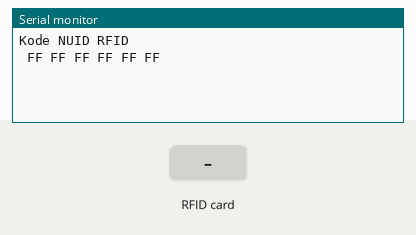
Simulated run of this sketch. Board: Arduino Uno, built with avr-gcc and run on an emulated ATmega328P. Parts: the last lines printed to the serial monitor. Inputs (shaded band) come from the test bench.

Above: at 1.2 s.
1.3 s: RFID card 5E 7A 19 C4 held to the reader
At 2.3 s:
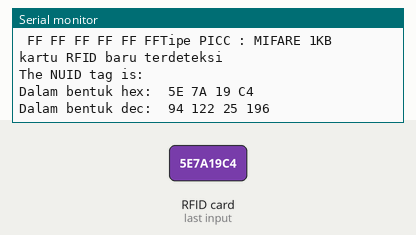
2.8 s: RFID card 5E 7A 19 C4 held to the reader
At 4.2 s:
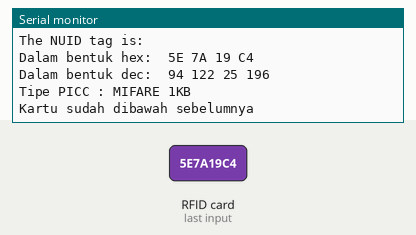

Measured:
- after the input at 1.3 s, the serial monitor: prints a new line at once (image 1)
- after the input at 2.8 s, the serial monitor: prints a new line at once (image 2)

The sketch:

RFID.ino
```cpp
/*
 * MFRC522 - Library to use ARDUINO RFID MODULE KIT 13.56 MHZ WITH TAGS SPI W AND R BY COOQROBOT.
 * The library file MFRC522.h has a wealth of useful info. Please read it.
 * The functions are documented in MFRC522.cpp.
 *
 * Based on code Dr.Leong   ( WWW.B2CQSHOP.COM )
 * Created by Miguel Balboa (circuitito.com), Jan, 2012.
 * Rewritten by Søren Thing Andersen (access.thing.dk), fall of 2013 (Translation to English, refactored, comments, anti collision, cascade levels.)
 * Released into the public domain.
 *
 * Sample program showing how to read data from a PICC using a MFRC522 reader on the Arduino SPI interface.
 *----------------------------------------------------------------------------- empty_skull
 * Aggiunti pin per arduino Mega
 * add pin configuration for arduino mega
 * http://mac86project.altervista.org/
 ----------------------------------------------------------------------------- Nicola Coppola
 * Pin layout should be as follows:
 * Signal     Pin              Pin               Pin
 *            Arduino Uno      Arduino Mega      MFRC522 board
 * ------------------------------------------------------------
 * Reset      9                5                 RST
 * SPI SS     10               53                SDA
 * SPI MOSI   11               51                MOSI
 * SPI MISO   12               50                MISO
 * SPI SCK    13               52                SCK
 *
 * The reader can be found on eBay for around 5 dollars. Search for "mf-rc522" on ebay.com.
 */


#include <MFRC522.h>
#include <SPI.h>


//deklarasi penggunaan pin untuk RFID
#define SS 10
#define RST 9

byte nuidPICC[4];

MFRC522 rfid(SS, RST);
MFRC522::MIFARE_Key key;

void setup() {

    Serial.begin(9600); //Menggunakan 9600Bps untuk komunikasi serial monitor
    SPI.begin(); //prosedur memulai SPI interface
    rfid.PCD_Init(); //prosedur memulai pembacaan RFID

    for (byte i = 0; i < 6; i++) {
        key.keyByte[i] = 0xFF;
    }

    Serial.println(F("Kode NUID RFID")); //menuliskan pembacaan Kode NUID RFID di serial monitor
    printHex(key.keyByte, MFRC522::MF_KEY_SIZE); //menampilkan data dalam bentuk heksa
}

void loop() {

    if ( ! rfid.PICC_IsNewCardPresent()) // pengecekan adanya kartu RFID baru atau tidak
    return;

    // jika sudah pernah terbaca
    if ( ! rfid.PICC_ReadCardSerial())
    return;

    //prosedur menampilkan tipe data PICC
    Serial.print(F("Tipe PICC : ")); ////menuliskan pembacaan Tipe PICC RFID di serial monitor
    MFRC522::PICC_Type piccType = rfid.PICC_GetType(rfid.uid.sak); //command yang terdapat di library

    Serial.println(rfid.PICC_GetTypeName(piccType));
    if (piccType != MFRC522::PICC_TYPE_MIFARE_MINI && piccType != MFRC522::PICC_TYPE_MIFARE_4K
        && piccType != MFRC522::PICC_TYPE_MIFARE_1K)
    {
       Serial.println(F("Kartu bukan tipe MIFARE Classic")); //menuliskan di serial monitor
       return;
    }

     if (rfid.uid.uidByte[3] != nuidPICC[3] || rfid.uid.uidByte[2] != nuidPICC[2] ||
     rfid.uid.uidByte[1] != nuidPICC[1] || rfid.uid.uidByte[0] != nuidPICC[0] )

     {

         Serial.println(F("kartu RFID baru terdeteksi"));
         for (byte i = 0; i < 4; i++) { //perulangan sebanyak 4x penulisan data
            nuidPICC[i] = rfid.uid.uidByte[i];
         }

         Serial.println(F("The NUID tag is:"));
         Serial.print(F("Dalam bentuk hex: "));
         printHex(rfid.uid.uidByte, rfid.uid.size);
         Serial.println();
         //menuliskan dec
         Serial.print(F("Dalam bentuk dec: "));
         printDec(rfid.uid.uidByte, rfid.uid.size);Serial.println();

     }

    else Serial.println(F("Kartu sudah dibawah sebelumnya"));
    rfid.PICC_HaltA();rfid.PCD_StopCrypto1();
}


// memunculkan kode RFID dalam bentu heksa
void printHex(byte *buffer, byte bufferSize) {
    for (byte i = 0; i < bufferSize; i++) {
        //menampilkan data
    Serial.print(buffer[i] < 0x10 ? " 0" : " ");Serial.print(buffer[i], HEX);
    }
}

// menampilkan pembacaan RFID dalam bentuk dec
void printDec(byte *buffer, byte bufferSize) {
    for (byte i = 0; i < bufferSize; i++) {
        //menampilkan data
     Serial.print(buffer[i] < 0x10 ? " 0" : " ");Serial.print(buffer[i], DEC);
    }
}
```
